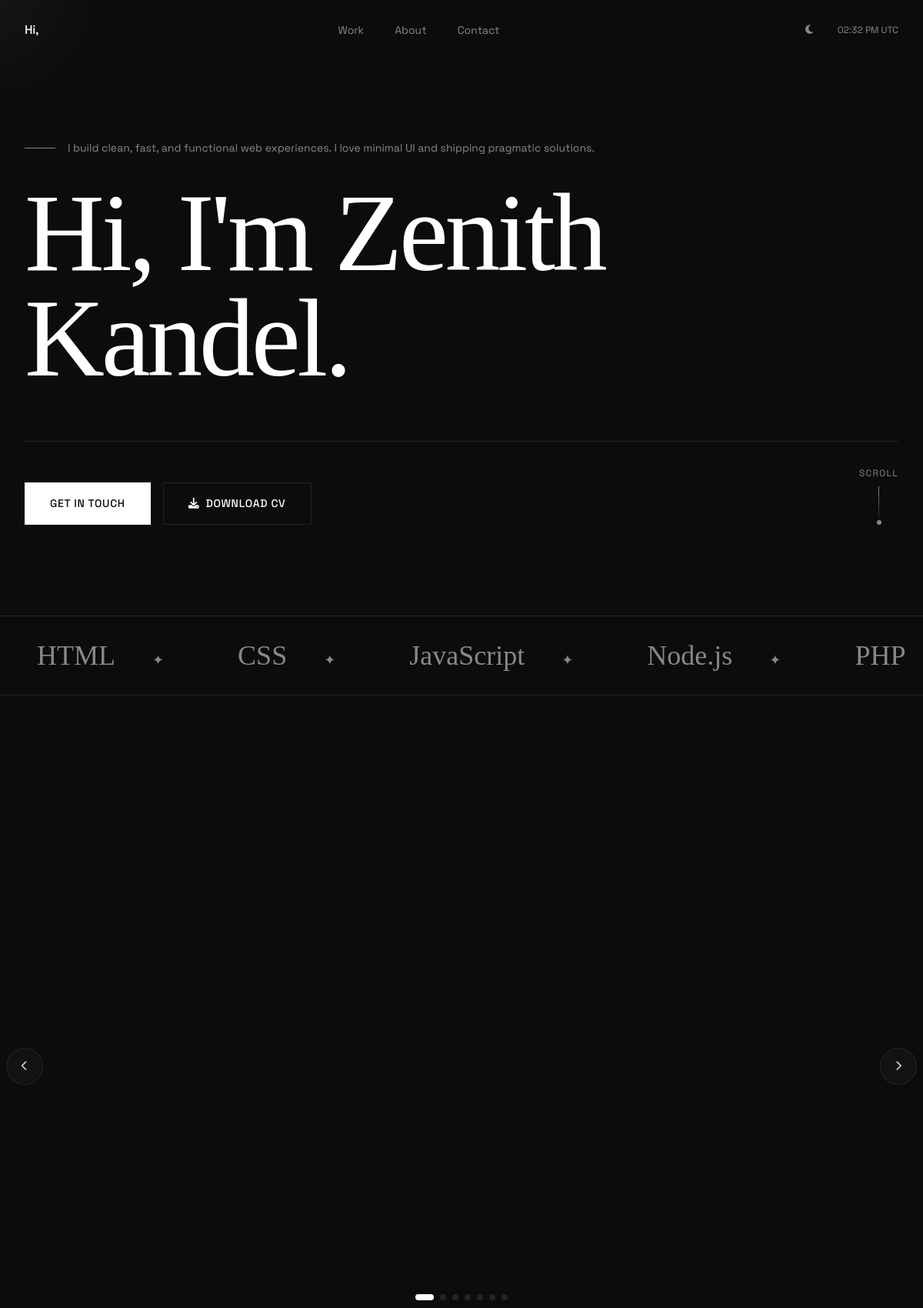
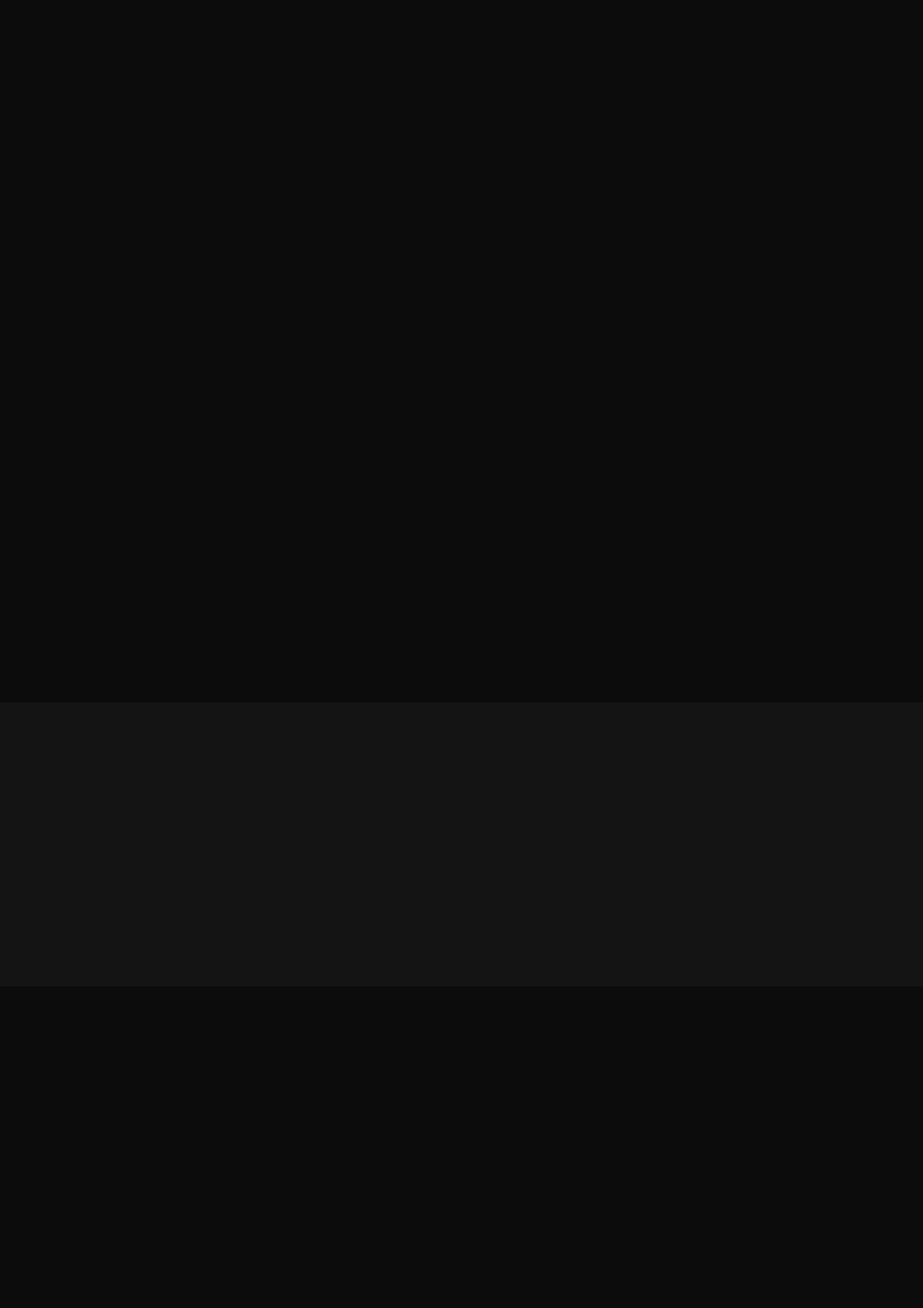
The page / (upper part) on the database its author committed (2 pictures, top to bottom).
### tables this page shows
CREATE TABLE `settings` (
  `id` int(11) NOT NULL DEFAULT 1,
  `site_title` varchar(255) DEFAULT 'Zenith Kandel — Portfolio',
  `site_description` text DEFAULT NULL,
  `hero_tagline` varchar(255) DEFAULT NULL,
  `hero_title` varchar(255) DEFAULT NULL,
  `hero_subtitle` text DEFAULT NULL,
  `about_text` text DEFAULT NULL,
  `about_text_2` text DEFAULT NULL,
  `photo_url` varchar(255) DEFAULT 'me.jpg',
  `email` varchar(255) DEFAULT NULL,
  `phone` varchar(50) DEFAULT NULL,
  `github_url` varchar(255) DEFAULT NULL,
  `linkedin_url` varchar(255) DEFAULT NULL,
  `instagram_url` varchar(255) DEFAULT NULL,
  `facebook_url` varchar(255) DEFAULT NULL,
  `whatsapp` varchar(50) DEFAULT NULL,
  `admin_password` varchar(255) DEFAULT NULL,
  `created_at` timestamp NOT NULL DEFAULT current_timestamp(),
  `updated_at` timestamp NOT NULL DEFAULT current_timestamp() ON UPDATE current_timestamp()
);

CREATE TABLE `skills` (
  `id` int(11) NOT NULL,
  `name` varchar(100) NOT NULL,
  `icon` varchar(100) DEFAULT 'fa-solid fa-code',
  `sort_order` int(11) DEFAULT 0,
  `created_at` timestamp NOT NULL DEFAULT current_timestamp()
);

### includes/config.php (called while the page is built, shortened)
<?php
function getSettings($pdo)
{
    $stmt = $pdo->query("SELECT * FROM settings WHERE id = 1");
    return $stmt->fetch() ?: [];
}
function getSkills($pdo)
{
    $stmt = $pdo->query("SELECT * FROM skills ORDER BY sort_order ASC");
    return $stmt->fetchAll();
}
function e($string)
{
    return htmlspecialchars($string ?? '', ENT_QUOTES, 'UTF-8');
}

### index.php (the view, shortened to what this page needs)
<?php
require_once 'includes/config.php';
$settings = getSettings($pdo);
$skills = getSkills($pdo);
$name = $settings['hero_title'] ?? 'Developer';
$role = $settings['hero_subtitle'] ?? 'Creative Developer';
?>
<!DOCTYPE html>
<html lang="en">
<head>
  <link rel="stylesheet" href="https://cdnjs.cloudflare.com/ajax/libs/font-awesome/6.5.0/css/all.min.css">
  <link rel="stylesheet" href="assets/css/style.css">
</head>
<body>
  <header class="header" role="banner">
    <a href="#" class="logo" aria-label="<?= e($name) ?> - Home"><?= e(explode(' ', $name)[0]) ?></a>
    <nav aria-label="Main navigation">
      <ul class="nav-menu">
        <li><a href="#work">Work</a></li>
        <li><a href="#about">About</a></li>
        <li><a href="#contact">Contact</a></li>
      </ul>
    </nav>
    <div class="header-actions">
      <button class="theme-toggle" aria-label="Toggle theme">
        <i class="fas fa-moon"></i>
      </button>
      <span class="header-time"></span>
    </div>
  </header>
  <main id="main-content">
    <section class="hero" aria-labelledby="hero-title">
      <div class="hero-content">
        <p class="hero-intro"><?= e($role) ?></p>
        <h1 class="hero-title" id="hero-title">
          <span class="line"><span class="word"><?= e($name) ?></span></span>
        </h1>
        <div class="hero-bottom">
          <div class="hero-cta">
            <a href="#contact" class="btn btn-primary">Get In Touch</a>
            <a href="cv.html" target="_blank" class="btn btn-outline"><i class="fas fa-download"></i> Download CV</a>
          </div>
          <div class="hero-scroll">
            <span>Scroll</span>
          </div>
        </div>
      </div>
    </section>
    <div class="marquee">
      <div class="marquee-inner">
        <?php foreach ($skills as $skill): ?>
          <span class="marquee-item"><?= e($skill['name']) ?></span>
        <?php endforeach; ?>
      </div>
    </div>
    <section id="work" aria-labelledby="work-heading">
      <div class="projects-wrapper">
        <button class="projects-nav projects-nav-prev" aria-label="Previous">
          <i class="fas fa-chevron-left"></i>
        </button>
        <div class="projects-list">
        </div>
        <button class="projects-nav projects-nav-next" aria-label="Next">
          <i class="fas fa-chevron-right"></i>
        </button>
        <div class="projects-indicators"></div>
      </div>
    </section>
    <section id="about" class="about" aria-labelledby="about-heading">
    </section>
    <section class="skills-section" aria-labelledby="skills-heading">
      <div class="skills-inner">
        <div class="skills-grid">
        </div>
      </div>
    </section>
    <section id="contact" class="contact-section" aria-labelledby="contact-heading">
    </section>
  </main>
</body>
</html>

### rows shown on the page
settings: hero_title "Hi,", hero_subtitle "I build clean, fast, and functional web experiences. I love minimal UI and shipping pragmatic solutions.", hero_title "Hi, I'm Zenith Kandel."
skills: name "HTML"
skills: name "CSS"
skills: name "JavaScript"
skills: name "Node.js"
skills: name "PHP"
